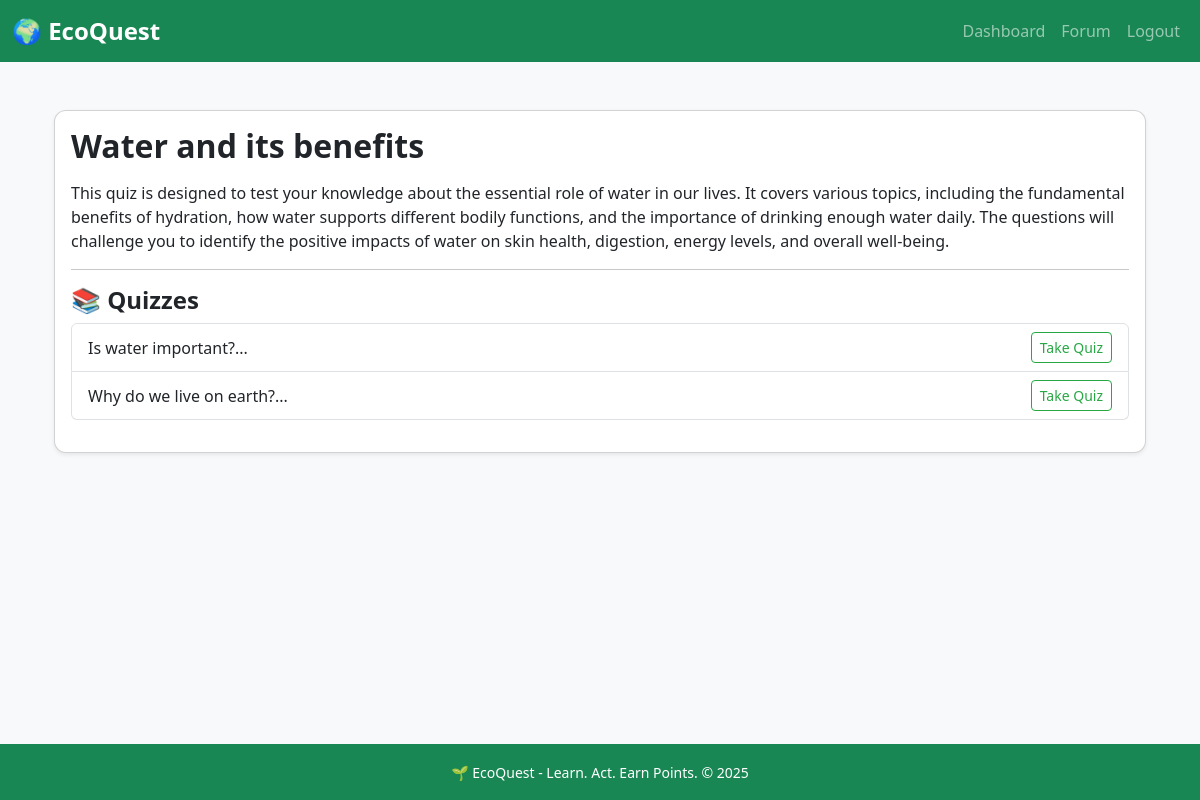
The page /module/4 (signed in) on the database its author committed.
### models.py (models this page shows, shortened)
class Module(db.Model):
    __tablename__ = "module"
    id = db.Column(db.Integer, primary_key=True)
    title = db.Column(db.String(200), nullable=False)
    description = db.Column(db.Text)
    content = db.Column(db.Text)
    quizzes = db.relationship("Quiz", backref="module", lazy=True)

class Quiz(db.Model):
    __tablename__ = "quiz"
    id = db.Column(db.Integer, primary_key=True)
    module_id = db.Column(db.Integer, db.ForeignKey("module.id"), nullable=False)
    question = db.Column(db.Text, nullable=False)
    options = db.Column(db.Text)  # store as JSON string
    correct_answer = db.Column(db.String(200))
    points = db.Column(db.Integer, default=10)

### app.py (the view)
@app.route("/module/<int:module_id>")
@login_required
def module_detail(module_id):
    module_obj = Module.query.get_or_404(module_id)
    return render_template("module.html", module=module_obj)

### app.py (called while the page is built)
@login_manager.user_loader
def load_user(user_id):
    return User.query.get(int(user_id))

@app.context_processor
def inject_now():
    return {"now": datetime.now}

### templates/module.html (shortened to what this page needs)
{% extends "base.html" %}
{% block content %}
<div class="container mt-4">
    <div class="card shadow-sm">
        <div class="card-body">
            <h2 class="card-title">{{ module.title }}</h2>
            <p class="card-text">{{ module.description }}</p>
            <hr>
            <h4>📚 Quizzes</h4>
            {% if module.quizzes %}
                <ul class="list-group mb-3">
                    {% for quiz in module.quizzes %}
                        <li class="list-group-item d-flex justify-content-between align-items-center">
                            {{ quiz.question[:50] }}...
                            <a href="{{ url_for('quiz', quiz_id=quiz.id) }}" class="btn btn-outline-success btn-sm">Take Quiz</a>
                        </li>
                    {% endfor %}
                </ul>
            {% else %}
                <p>No quizzes available for this module yet.</p>
            {% endif %}
        </div>
    </div>
</div>
{% endblock %}

### static/css/styles.css (style rules this page uses)
body { font-family: 'Segoe UI', Tahoma, Geneva, Verdana, sans-serif; background-color: #f8f9fa; color: #333; }
.card { border-radius: 0.75rem; }
.card-title { font-weight: 600; margin-bottom: 1rem; }
.btn-outline-success { color: #28a745; border-color: #28a745; }
.list-group-item { display: flex; justify-content: space-between; align-items: center; }
h2, h4, h5 { font-weight: 600; }

### rows shown on the page
Module: title "Water and its benefits", description "This quiz is designed to test your knowledge about the essential role of water in our lives. It covers various topics, including the fundamental benefits of hydration, how water supports different bodily functions, and the importance of drinking enough water daily. The questions will challenge you to identify the positive impacts of water on skin health, digestion, energy levels, and overall well-being."
Quiz: question "Is water important?"
Quiz: question "Why do we live on earth?"
